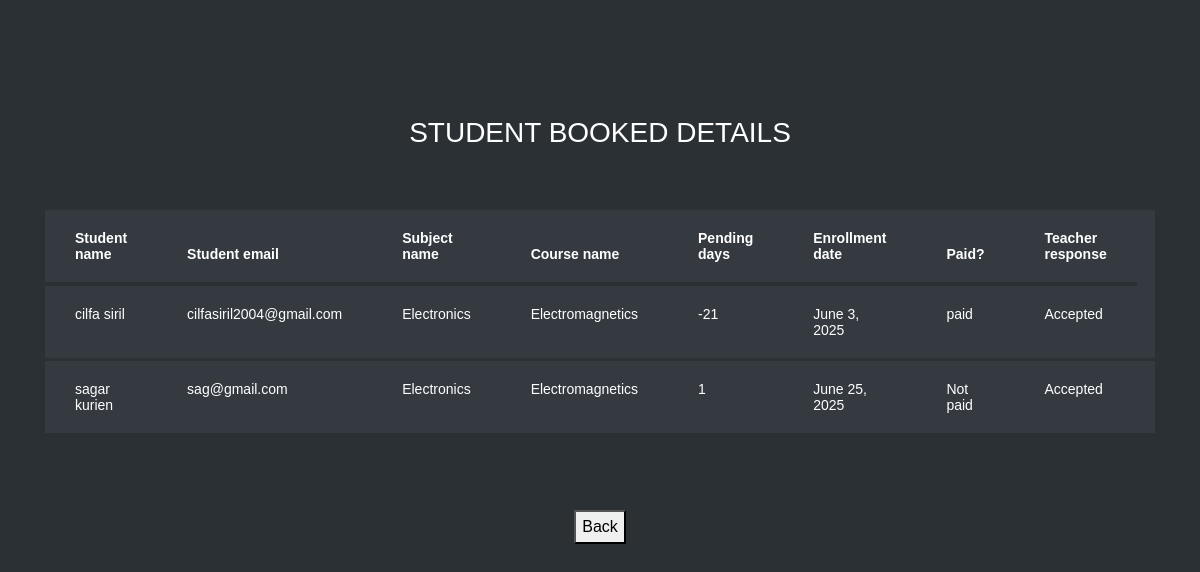
Page /stu_buk_acc (signed in) on the committed database.
### learn/models.py (models this page shows, shortened)
class Enrollment(models.Model):
    Pending_days = models.IntegerField(null=True)
    Enrollment_date = models.DateField(auto_now_add=True, null=True)
    Teacher_response = models.CharField(max_length=200, null=True)
    Course_completion_status = models.CharField(max_length=200, null=True)
    Payment_status = models.CharField(max_length=200, null=True)
    Certificate = models.FileField(null=True)
    notify = models.CharField(max_length=200, null = True)
    enrol_reg = models.ForeignKey(Registration, on_delete=models.SET_NULL, null = True, related_name = 'student_enrolled')
    enrol_tea = models.ForeignKey(Registration, on_delete=models.SET_NULL, null=True, related_name='teacher_teaching')
    enrol_cou = models.ForeignKey(Course, on_delete=models.CASCADE, null=True, related_name='course_enrolled')

class Registration(models.Model):
    Password = models.CharField(max_length=200, null=True)
    Registration_date = models.DateField(auto_now_add=True, null=True)
    Num_of_courses_enrolled = models.IntegerField(null=True)
    Num_of_courses_completed = models.IntegerField(null=True)
    Qualification = models.TextField(null=True)
    Introduction_brief = models.TextField(null=True)
    Image = models.ImageField(upload_to='media', null=True)
    Num_of_enrolled_students = models.IntegerField(null=True)
    Average_review_rating = models.IntegerField(null=True)
    Num_of_reviews = models.IntegerField(null=True)
    About_website = models.TextField(null=True)
    Registration_fee = models.IntegerField(null=True)
    User_role = models.CharField(max_length=200, null=True)
    user = models.OneToOneField(User,on_delete = models.CASCADE, null = True)

class Course(models.Model):
    Course_title = models.CharField(max_length=200, null=True)
    Course_brief = models.TextField(null=True)
    Course_duration = models.IntegerField(null=True)
    Course_fee = models.FloatField(null=True)
    Language = models.CharField(max_length=200, null=True)
    cou_cat = models.ForeignKey(Category, on_delete=models.CASCADE, null=True,related_name = 'Course_to_category')
    cou_reg = models.ForeignKey(Registration, on_delete=models.SET_NULL, null=True, related_name = 'Course_to_registration')

class Category(models.Model):
    Category_title = models.CharField(max_length=200, null=True)
    Image = models.ImageField(null=True)

### learn/views.py (the view)
# urls.py: path('stu_buk_acc', learn.views.stu_buk_acc, name='stu_buk_acc'),
def stu_buk_acc(request):
    stzz = Enrollment.objects.filter(enrol_tea = request.session['logg'])
    return render(request,'stu_buk_acc.html',{'stzz':stzz})

### Template/stu_buk_acc.html (shortened to what this page needs)
{% load static %}
<html lang="en">
  <head>
	<link rel="stylesheet" href="https://stackpath.bootstrapcdn.com/font-awesome/4.7.0/css/font-awesome.min.css">
	<link rel="stylesheet" href="{% static 'tabble/css/style.css' %}">
	</head>
	<body>
	<section class="ftco-section">
		<div class="container">
			<div class="row justify-content-center">
				<div class="col-md-6 text-center mb-5">
					<h2 class="heading-section">STUDENT BOOKED DETAILS</h2>
				</div>
			</div>
			{% if stzz %}
			<div class="row">
				<div class="col-md-12">
					<div class="table-wrap">
						<table class="table table-bordered table-dark table-hover">
						  <thead>
						    <tr>
                              <th>
                                  Student name
                              </th>
                              <th>
                                  Student email
                              </th>
                              <th>
                                  Subject name
                              </th>
                              <th>
                                  Course name
                              </th>
                              <th>
                                  Pending days
                              </th>
                              <th>
                                  Enrollment date
                              </th>
                              <th>
                                  Paid?
                              </th>
                              <th>
                                  Teacher response
                              </th>
						    </tr>
						  </thead>
						  <tbody>
						{% for i in stzz %}
						    <tr>
                                <td>
                                    {{i.enrol_reg.user.first_name}} {{i.enrol_reg.user.last_name}}
                                </td>
                                <td>
                                    {{i.enrol_reg.user.email}}
                                </td>
                                <td>
                                    {{i.enrol_cou.cou_cat.Category_title}}
                                </td>
                                <td>
                                    {{i.enrol_cou.Course_title}}
                                </td>
                                <td>
                                    {{i.Pending_days}}
                                </td>
                                <td>
                                    {{i.Enrollment_date}}
                                </td>
                                 <td>
                                     {% if i.Payment_status %}
                                     {{i.Payment_status}}
                                     {% else %}
                                     Not paid
                                     {% endif %}
                                </td>
                                <td>
                                    {{i.Teacher_response}}
                                </td>
                                <td>
                                </td>
						    </tr>
						  {% endfor %}
						  </tbody>
						</table>
					</div>
				</div>
			</div>
			{% else %}
			<h1 align="center" style="color:blue">No students booked yet</h1>
			{% endif %}
		</div>
		<br><br>
		<div align="center">
			<button type="submit" onclick="location.href='{% url 'teacher_home' %}'" name='mybtn2'>Back</button>
		</div>
	</section>
	</body>
</html>

### rows in the picture
Enrollment: enrol_reg.user.first_name "cilfa", enrol_reg.user.last_name "siril", enrol_reg.user.email "cilfasiril2004@gmail.com", enrol_cou.cou_cat.Category_title "Electronics", enrol_cou.Course_title "Electromagnetics", Pending_days "-21", Enrollment_date "June 3, 2025", Payment_status "paid", Teacher_response "Accepted"
Enrollment: enrol_reg.user.first_name "sagar", enrol_reg.user.last_name "kurien", enrol_reg.user.email "sag@gmail.com", enrol_cou.cou_cat.Category_title "Electronics", enrol_cou.Course_title "Electromagnetics", Pending_days "1", Enrollment_date "June 25, 2025", shows "Not paid", Teacher_response "Accepted"
